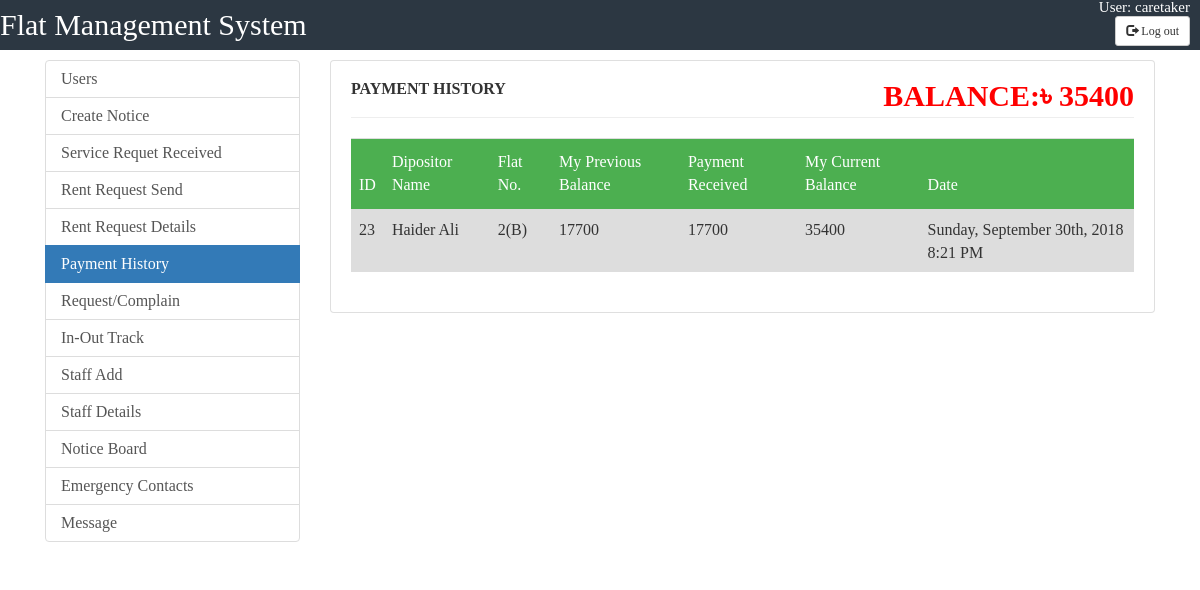
Page /caretaker/payment_history.php (signed in) on the committed database.
### tables this page shows
CREATE TABLE `money` (
  `id` int(100) NOT NULL,
  `user_id` int(25) NOT NULL,
  `user_name` varchar(100) NOT NULL,
  `balance` int(100) DEFAULT '0'
);

CREATE TABLE `payment_history` (
  `id` int(25) NOT NULL,
  `sender` int(25) NOT NULL,
  `receiver` int(25) NOT NULL,
  `balance_before` int(25) NOT NULL,
  `amount` int(25) NOT NULL,
  `balance_after` int(25) NOT NULL,
  `date` varchar(1000) NOT NULL,
  `checked` int(1) NOT NULL DEFAULT '0'
);

CREATE TABLE `flat` (
  `id` int(25) NOT NULL,
  `flat_no` varchar(100) NOT NULL,
  `user_id` int(11) NOT NULL,
  `tenantname` varchar(100) NOT NULL,
  `flatrent` int(100) NOT NULL,
  `broadband` int(100) NOT NULL,
  `cabletv` int(100) NOT NULL,
  `gas` int(100) NOT NULL,
  `water` int(100) NOT NULL,
  `maintenance` int(100) NOT NULL
);

### caretaker/payment_history.php (the view, shortened to what this page needs)
<?php
include_once("../includes/db.php");
$uid=$_SESSION['id'];
$result = mysqli_query($con, "SELECT * FROM money where user_id=$uid");
$res = mysqli_fetch_array($result);
$taka=$res['balance'];
?>
<?php
include_once("../includes/db.php");
$query ="Select COUNT(id) from service where manager=0 AND status=0 ";
$result = mysqli_query( $con, $query );
$row = mysqli_fetch_array( $result );
$count = $row[ 'COUNT(id)' ];
?>
<!doctype html>
<html>
<head>
	<link href="//maxcdn.bootstrapcdn.com/bootstrap/4.1.1/css/bootstrap.min.css" rel="stylesheet" id="bootstrap-css">
	<link rel="stylesheet" href="../css/table.css">
	<link rel="stylesheet" href="https://maxcdn.bootstrapcdn.com/bootstrap/3.3.7/css/bootstrap.min.css">
	<link rel="stylesheet" href="../css/user.css">
</head>
<body>
	<div class="header">
		<div class="logo">
			<ul>
				<li id="logo">Flat Management System</li>
				<li id="user">User:
					<?php echo $_SESSION['u_id'];?>
				</li><br>
				<form action="<?php $_PHP_Self ?>" method="post">
				<li id="button"><button  name="logout" type="submit" class="btn btn-default btn-sm">
          <span class="glyphicon glyphicon-log-out"></span> Log out
        </button>
				</li>
				</form>
			</ul>
		</div>
	</div>
	<div class="container">
		<div class="row">
			<div class="col-md-3">
				<div class="list-group ">
					<a href="caretaker.php" class="list-group-item list-group-item-action ">Users</a>
					<a href="create_notice.php" class="list-group-item list-group-item-action ">Create Notice</a>
					<a href="requests.php" class="list-group-item list-group-item-action">Service Requet Received<span class="fa fa-globe" style="color: red;font-weight: 800;padding: 5px;"><?php if($count!=0)echo $count;?></span></a>
					<a href="rent.php" class="list-group-item list-group-item-action ">Rent Request Send</a>
					<a href="payment_received.php" class="list-group-item list-group-item-action">Rent Request Details</a>
					<a href="#" class="list-group-item list-group-item-action active">Payment History</a>
					<a href="send_msg.php" class="list-group-item list-group-item-action">Request/Complain</a>
					<a href="io_tracker.php" class="list-group-item list-group-item-action">In-Out Track</a>
					<a href="staff_Add.php"  class="list-group-item list-group-item-action">Staff Add</a>
					<a href="staff_view.php"  class="list-group-item list-group-item-action">Staff Details</a>
					<a href="../notice_board.php" target="_blank"  class="list-group-item list-group-item-action">Notice Board</a>
					<a href="../emergency.php" target="_blank" class="list-group-item list-group-item-action">Emergency Contacts</a>
					<a href="../messaging/message.php"  target="_blank" class="list-group-item list-group-item-action">Message</a>
				</div>
			</div>
			<div class="col-md-9">
				<div class="card">
					<div class="card-body">
						<div class="row">
							<div class="col-md-12">
								<h4 style="text-transform: uppercase; font-weight: bold;">Payment History <span style="float: right;color: red;font-size: 30px;">Balance:&#2547; <?php echo $taka;?></span></h4>
								<hr>
							</div>
						</div>
						<div class="row">
							<div class="col-md-12">
								<form action="admin.php">
									<div class="table-responsive">
										<table class="table" id="users">
											<tbody>
												<thead>
													<th>ID</th>
													<th>Dipositor Name</th>
													<th>Flat No.</th>
													<th>My Previous Balance</th>
													<th>Payment Received</th>
													<th>My Current Balance</th>
													<th>Date</th>
												</thead>
												 <?php
		$result = mysqli_query($con, "SELECT * FROM payment_history where  receiver=$uid AND checked=1 ORDER BY id DESC");
        while($res = mysqli_fetch_array($result)) {
			$senderid=$res['sender'];
			$sql="select * from flat where user_id=$senderid";
			$result=mysqli_query($con,$sql);
			$row = mysqli_fetch_array($result);
			$name=$row['tenantname'];
			$flatno=$row['flat_no'];
			echo "<tr>";
            echo "<td>".$res['id']."</td>";
            echo "<td>".$name."</td>";
            echo "<td>".$flatno."</td>";
            echo "<td>".$res['balance_before']."</td>";
			echo "<td>".$res['amount']."</td>";
            echo "<td>".$res['balance_after']."</td>";
            echo "<td>".$res['date']."</td>";
        }
        ?>
											</tbody>
										</table>
									</div>
								</form>
							</div>
						</div>
					</div>
				</div>
			</div>
		</div>
	</div>
</body>
</html>

### css/table.css (style rules this page uses)
html,body,div,span,applet,object,iframe,h1,h2,h3,h4,h5,h6,p,blockquote,pre,a,abbr,acronym,address,big,cite,code,del,dfn,em,img,ins,kbd,q,s,samp,small,strike,strong,sub,sup,tt,var,b,u,i,center,dl,dt,dd,ol,ul,li,fieldset,form,label,legend,table,caption,tbody,tfoot,thead,tr,th,td,article,aside,canvas,details,embed,figure,figcaption,footer,header,hgroup,menu,nav,output,ruby,section,summary,time,mark,audio,video { margin: 0; padding: 0; border: 0; font-size: 100%; font: inherit; vertical-align: baseline; }
body { line-height: 1; }
ol,ul { list-style: none; }
table { border-collapse: collapse; border-spacing: 0; }
#users,#books tr:nth-child(even) { background-color: #f2f2f2; }
#users,#books tr:hover { background-color: #ddd; }
#users th { padding-top: 12px; padding-bottom: 12px; text-align: left; background-color: #4CAF50; color: white; }

### css/user.css (style rules this page uses)
html,body,div,span,applet,object,iframe,h1,h2,h3,h4,h5,h6,p,blockquote,pre,a,abbr,acronym,address,big,cite,code,del,dfn,em,img,ins,kbd,q,s,samp,small,strike,strong,sub,sup,tt,var,b,u,i,center,dl,dt,dd,ol,ul,li,fieldset,form,label,legend,table,caption,tbody,tfoot,thead,tr,th,td,article,aside,canvas,details,embed,figure,figcaption,footer,header,hgroup,menu,nav,output,ruby,section,summary,time,mark,audio,video { margin: 0; padding: 0; border: 0; font-size: 100%; font: inherit; vertical-align: baseline; }
body { line-height: 1; }
ol,ul { list-style: none; }
table { border-collapse: collapse; border-spacing: 0; }
.header { height:50px; background-color: #2c3742; margin-bottom: 10px; }
.header ul { text-decoration: none; color: white; }
.header ul li { float:left; }
#logo { font-size:30px; margin:0px; padding:10px 0px; color:#fff; }
#user,#button { float:right; margin-right: 10px; font-size: 15px; }

### rows in the picture
money: balance "35400"
payment_history: id "23", flat.tenantname "Haider Ali", flat.flat_no "2(B)", balance_before "17700", amount "17700", balance_after "35400", date "Sunday, September 30th, 2018 8:21 PM"

### other values in the picture
$_SESSION['u_id'] "caretaker"
